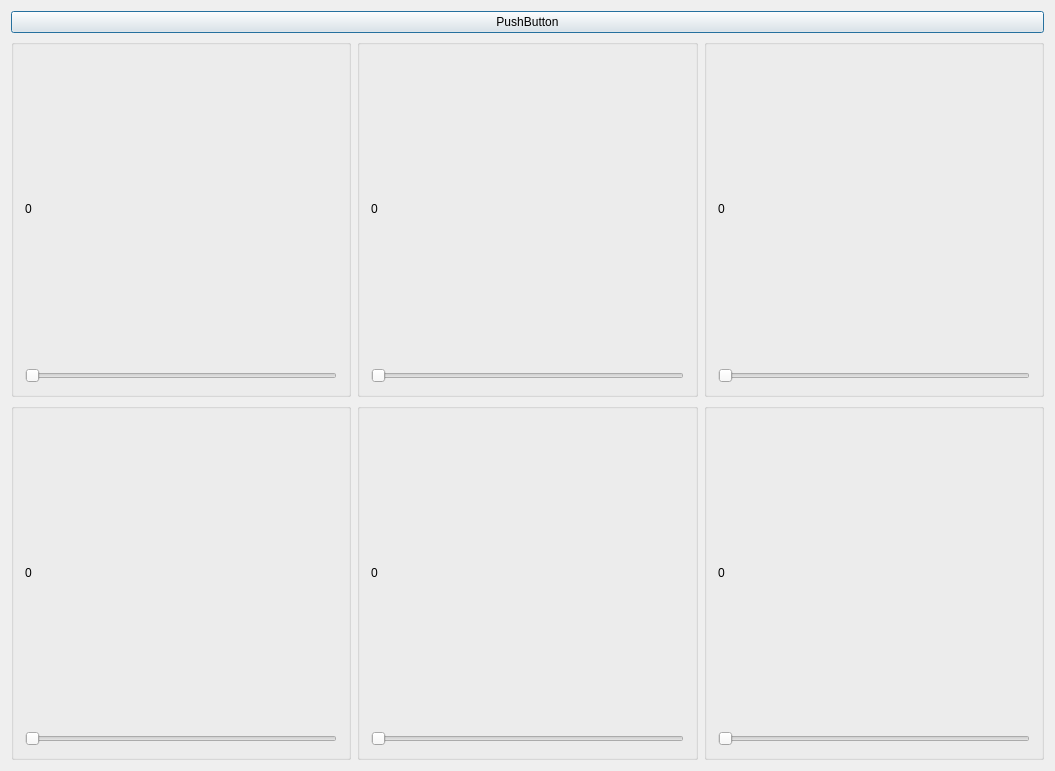
<?xml version="1.0" encoding="UTF-8"?>
<ui version="4.0">
 <class>Dialog</class>
 <widget class="QDialog" name="Dialog">
  <property name="geometry">
   <rect>
    <x>0</x>
    <y>0</y>
    <width>1055</width>
    <height>771</height>
   </rect>
  </property>
  <property name="windowTitle">
   <string>Dialog</string>
  </property>
  <layout class="QGridLayout" name="gridLayout_7">
   <item row="1" column="1">
    <widget class="QGroupBox" name="groupBox">
     <property name="title">
      <string/>
     </property>
     <layout class="QGridLayout" name="gridLayout">
      <item row="0" column="0">
       <widget class="QLabel" name="label_2">
        <property name="text">
         <string>0</string>
        </property>
       </widget>
      </item>
      <item row="1" column="0">
       <widget class="QSlider" name="horizontalSlider_2">
        <property name="orientation">
         <enum>Qt::Horizontal</enum>
        </property>
       </widget>
      </item>
     </layout>
    </widget>
   </item>
   <item row="1" column="0">
    <widget class="QGroupBox" name="groupBox_2">
     <property name="title">
      <string/>
     </property>
     <layout class="QGridLayout" name="gridLayout_2">
      <item row="1" column="0">
       <widget class="QSlider" name="horizontalSlider">
        <property name="orientation">
         <enum>Qt::Horizontal</enum>
        </property>
       </widget>
      </item>
      <item row="0" column="0">
       <widget class="QLabel" name="label">
        <property name="text">
         <string>0</string>
        </property>
       </widget>
      </item>
     </layout>
     <zorder>horizontalSlider</zorder>
     <zorder>label</zorder>
     <zorder>horizontalSlider</zorder>
    </widget>
   </item>
   <item row="2" column="0">
    <widget class="QGroupBox" name="groupBox_4">
     <property name="title">
      <string/>
     </property>
     <layout class="QGridLayout" name="gridLayout_4">
      <item row="1" column="0">
       <widget class="QSlider" name="horizontalSlider_3">
        <property name="orientation">
         <enum>Qt::Horizontal</enum>
        </property>
       </widget>
      </item>
      <item row="0" column="0">
       <widget class="QLabel" name="label_4">
        <property name="text">
         <string>0</string>
        </property>
       </widget>
      </item>
     </layout>
    </widget>
   </item>
   <item row="2" column="2">
    <widget class="QGroupBox" name="groupBox_6">
     <property name="title">
      <string/>
     </property>
     <layout class="QGridLayout" name="gridLayout_6">
      <item row="0" column="0">
       <widget class="QLabel" name="label_6">
        <property name="text">
         <string>0</string>
        </property>
       </widget>
      </item>
      <item row="1" column="0">
       <widget class="QSlider" name="horizontalSlider_5">
        <property name="orientation">
         <enum>Qt::Horizontal</enum>
        </property>
       </widget>
      </item>
     </layout>
    </widget>
   </item>
   <item row="1" column="2">
    <widget class="QGroupBox" name="groupBox_3">
     <property name="title">
      <string/>
     </property>
     <layout class="QGridLayout" name="gridLayout_3">
      <item row="0" column="0">
       <widget class="QLabel" name="label_3">
        <property name="text">
         <string>0</string>
        </property>
       </widget>
      </item>
      <item row="1" column="0">
       <widget class="QSlider" name="horizontalSlider_6">
        <property name="orientation">
         <enum>Qt::Horizontal</enum>
        </property>
       </widget>
      </item>
     </layout>
    </widget>
   </item>
   <item row="2" column="1">
    <widget class="QGroupBox" name="groupBox_5">
     <property name="title">
      <string/>
     </property>
     <layout class="QGridLayout" name="gridLayout_5">
      <item row="0" column="0">
       <widget class="QLabel" name="label_5">
        <property name="text">
         <string>0</string>
        </property>
       </widget>
      </item>
      <item row="1" column="0">
       <widget class="QSlider" name="horizontalSlider_4">
        <property name="orientation">
         <enum>Qt::Horizontal</enum>
        </property>
       </widget>
      </item>
     </layout>
    </widget>
   </item>
   <item row="0" column="0" colspan="3">
    <widget class="QPushButton" name="pushButton">
     <property name="text">
      <string>PushButton</string>
     </property>
    </widget>
   </item>
  </layout>
 </widget>
 <layoutdefault spacing="6" margin="11"/>
 <resources/>
 <connections/>
</ui>
